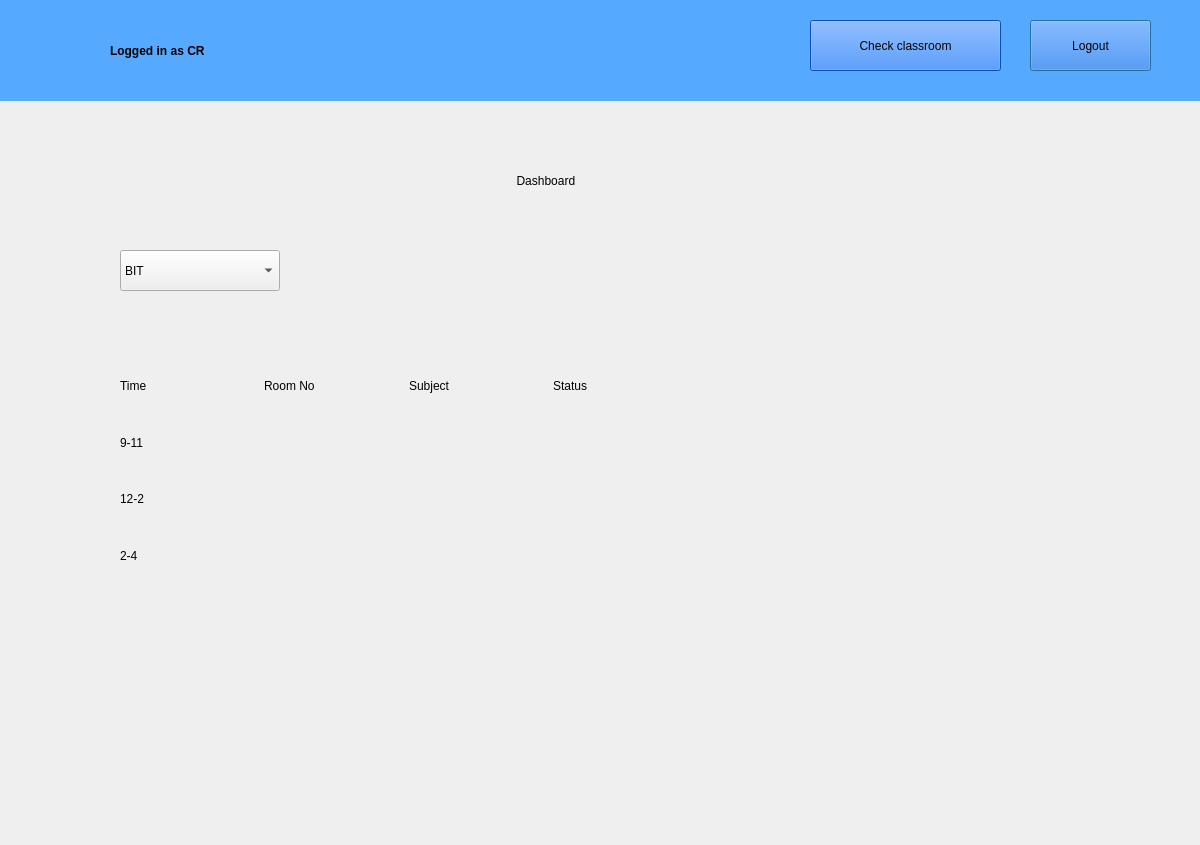
<?xml version="1.0" encoding="UTF-8"?>
<ui version="4.0">
 <class>crdash</class>
 <widget class="QDialog" name="crdash">
  <property name="geometry">
   <rect>
    <x>0</x>
    <y>0</y>
    <width>1200</width>
    <height>845</height>
   </rect>
  </property>
  <property name="windowTitle">
   <string>CR Dashboard</string>
  </property>
  <widget class="QLabel" name="label">
   <property name="geometry">
    <rect>
     <x>420</x>
     <y>150</y>
     <width>321</width>
     <height>61</height>
    </rect>
   </property>
   <property name="styleSheet">
    <string notr="true">color: rgb(0, 0, 0);</string>
   </property>
   <property name="text">
    <string>                             Dashboard</string>
   </property>
  </widget>
  <widget class="QLabel" name="labelTime">
   <property name="geometry">
    <rect>
     <x>910</x>
     <y>140</y>
     <width>191</width>
     <height>81</height>
    </rect>
   </property>
   <property name="styleSheet">
    <string notr="true">color: rgb(0, 0, 0);</string>
   </property>
   <property name="text">
    <string/>
   </property>
  </widget>
  <widget class="QComboBox" name="comboBoxSelect">
   <property name="geometry">
    <rect>
     <x>120</x>
     <y>250</y>
     <width>160</width>
     <height>41</height>
    </rect>
   </property>
   <property name="styleSheet">
    <string notr="true">color: black; 
font: 700 10pt &quot;Arial&quot;;

</string>
   </property>
   <item>
    <property name="text">
     <string>BIT</string>
    </property>
   </item>
   <item>
    <property name="text">
     <string>CEI_I</string>
    </property>
   </item>
   <item>
    <property name="text">
     <string>CEI_II</string>
    </property>
   </item>
  </widget>
  <widget class="QWidget" name="gridLayoutWidget">
   <property name="geometry">
    <rect>
     <x>120</x>
     <y>360</y>
     <width>571</width>
     <height>221</height>
    </rect>
   </property>
   <layout class="QGridLayout" name="gridLayout">
    <item row="1" column="2">
     <widget class="QLabel" name="Subject1">
      <property name="text">
       <string/>
      </property>
     </widget>
    </item>
    <item row="3" column="1">
     <widget class="QLabel" name="rno3">
      <property name="text">
       <string/>
      </property>
     </widget>
    </item>
    <item row="1" column="1">
     <widget class="QLabel" name="rno1">
      <property name="text">
       <string/>
      </property>
     </widget>
    </item>
    <item row="3" column="0">
     <widget class="QLabel" name="label_13">
      <property name="text">
       <string>2-4</string>
      </property>
     </widget>
    </item>
    <item row="3" column="2">
     <widget class="QLabel" name="Subject3">
      <property name="text">
       <string/>
      </property>
     </widget>
    </item>
    <item row="1" column="0">
     <widget class="QLabel" name="label_9">
      <property name="text">
       <string>9-11</string>
      </property>
     </widget>
    </item>
    <item row="2" column="0">
     <widget class="QLabel" name="label_10">
      <property name="text">
       <string>12-2</string>
      </property>
     </widget>
    </item>
    <item row="2" column="2">
     <widget class="QLabel" name="Subject2">
      <property name="text">
       <string/>
      </property>
     </widget>
    </item>
    <item row="2" column="1">
     <widget class="QLabel" name="rno2">
      <property name="text">
       <string/>
      </property>
     </widget>
    </item>
    <item row="0" column="0">
     <widget class="QLabel" name="label_16">
      <property name="text">
       <string>Time</string>
      </property>
     </widget>
    </item>
    <item row="0" column="1">
     <widget class="QLabel" name="label_17">
      <property name="text">
       <string>Room No</string>
      </property>
     </widget>
    </item>
    <item row="0" column="2">
     <widget class="QLabel" name="label_18">
      <property name="text">
       <string>Subject</string>
      </property>
     </widget>
    </item>
    <item row="0" column="3">
     <widget class="QLabel" name="label_19">
      <property name="text">
       <string>Status</string>
      </property>
     </widget>
    </item>
    <item row="1" column="3">
     <widget class="QWidget" name="widget1" native="true">
      <widget class="QLabel" name="Status1">
       <property name="geometry">
        <rect>
         <x>6</x>
         <y>12</y>
         <width>121</width>
         <height>31</height>
        </rect>
       </property>
       <property name="text">
        <string/>
       </property>
      </widget>
     </widget>
    </item>
    <item row="2" column="3">
     <widget class="QWidget" name="widget2" native="true">
      <widget class="QLabel" name="Status2">
       <property name="geometry">
        <rect>
         <x>10</x>
         <y>10</y>
         <width>121</width>
         <height>31</height>
        </rect>
       </property>
       <property name="text">
        <string/>
       </property>
      </widget>
     </widget>
    </item>
    <item row="3" column="3">
     <widget class="QWidget" name="widget3" native="true">
      <widget class="QLabel" name="Status3">
       <property name="geometry">
        <rect>
         <x>10</x>
         <y>10</y>
         <width>121</width>
         <height>31</height>
        </rect>
       </property>
       <property name="text">
        <string/>
       </property>
      </widget>
     </widget>
    </item>
   </layout>
  </widget>
  <widget class="QWidget" name="widget" native="true">
   <property name="geometry">
    <rect>
     <x>0</x>
     <y>0</y>
     <width>1691</width>
     <height>101</height>
    </rect>
   </property>
   <property name="sizePolicy">
    <sizepolicy hsizetype="Expanding" vsizetype="Expanding">
     <horstretch>0</horstretch>
     <verstretch>0</verstretch>
    </sizepolicy>
   </property>
   <property name="layoutDirection">
    <enum>Qt::LayoutDirection::LeftToRight</enum>
   </property>
   <property name="styleSheet">
    <string notr="true">background-color: rgb(85, 170, 255);</string>
   </property>
   <widget class="QLabel" name="logo">
    <property name="geometry">
     <rect>
      <x>20</x>
      <y>0</y>
      <width>141</width>
      <height>91</height>
     </rect>
    </property>
    <property name="text">
     <string/>
    </property>
   </widget>
   <widget class="QLabel" name="label_2">
    <property name="geometry">
     <rect>
      <x>110</x>
      <y>10</y>
      <width>221</width>
      <height>81</height>
     </rect>
    </property>
    <property name="styleSheet">
     <string notr="true">color: rgb(0, 0, 0);
font:bold;</string>
    </property>
    <property name="text">
     <string>Logged in as CR</string>
    </property>
   </widget>
   <widget class="QPushButton" name="pushButton_2">
    <property name="geometry">
     <rect>
      <x>1030</x>
      <y>20</y>
      <width>121</width>
      <height>51</height>
     </rect>
    </property>
    <property name="styleSheet">
     <string notr="true">background-color: rgb(13, 110, 253);</string>
    </property>
    <property name="text">
     <string>Logout</string>
    </property>
   </widget>
   <widget class="QPushButton" name="pushButtonUpload">
    <property name="geometry">
     <rect>
      <x>810</x>
      <y>20</y>
      <width>191</width>
      <height>51</height>
     </rect>
    </property>
    <property name="styleSheet">
     <string notr="true">background-color: rgb(13, 110, 253);</string>
    </property>
    <property name="text">
     <string>Check classroom</string>
    </property>
   </widget>
  </widget>
  <zorder>widget</zorder>
  <zorder>label</zorder>
  <zorder>labelTime</zorder>
  <zorder>comboBoxSelect</zorder>
  <zorder>gridLayoutWidget</zorder>
 </widget>
 <resources/>
 <connections/>
</ui>
